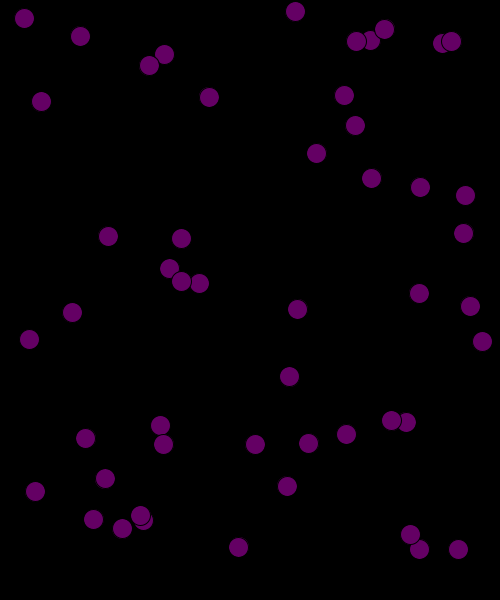
Frame 1 (no input)
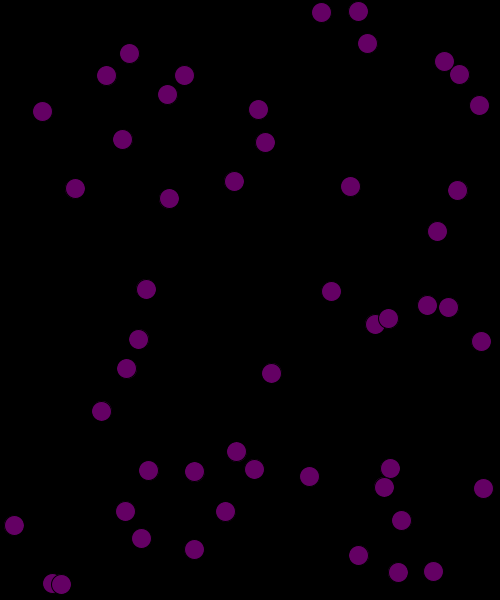
Frame 60 (the mouse pressed at the canvas centre just before this capture)
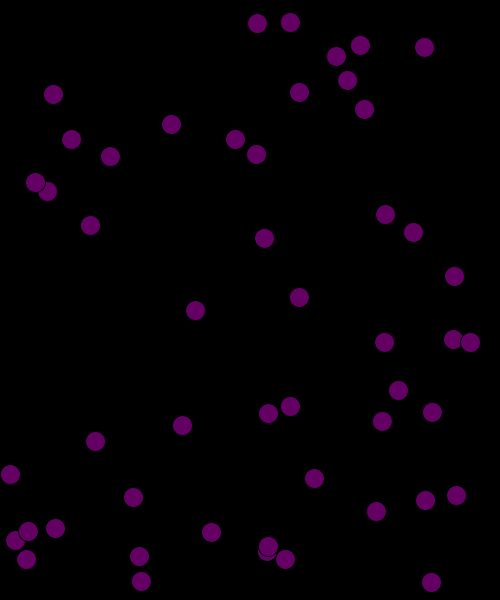
Frame 120 (the mouse held since frame 60 and released just before this capture)

The Processing sketch that drew these frames (run headless with seeded random() and noise(); from frame 60 on, the mouse is pressed at the canvas centre):

// Processing sketch: random_balls
// ── random_balls.pde
float []x; 
float []y;
float []xDelta;
float []yDelta;
int number=50;
void setup(){
   size(500, 600);
   frameRate(300);
   x = new float[number];
   y = new float[number];
   xDelta = new float[number];
   yDelta = new float[number];
   for(int i=0; i<50; i++){
       x[i] = random(0, width-10);
       y[i] = random(0, height -10);
       xDelta[i] = random(-2, 3);
       yDelta[i] = random(-2, 3);
   }
}


void draw(){
  background(0);
  fill(100, 0 , 100);
  
  for(int i=0; i<number; i++){
    ellipse(x[i], y[i], 20, 20);
    
    x[i] = x[i] + xDelta[i];
    y[i] = y[i] + yDelta[i];
    
    if((x[i]<10) || (x[i] > width -10)){
      xDelta[i] = -xDelta[i];
    }
    if((y[i]<10) || (y[i] > height -10)){
      yDelta[i] = -yDelta[i];
    }
  }
}
